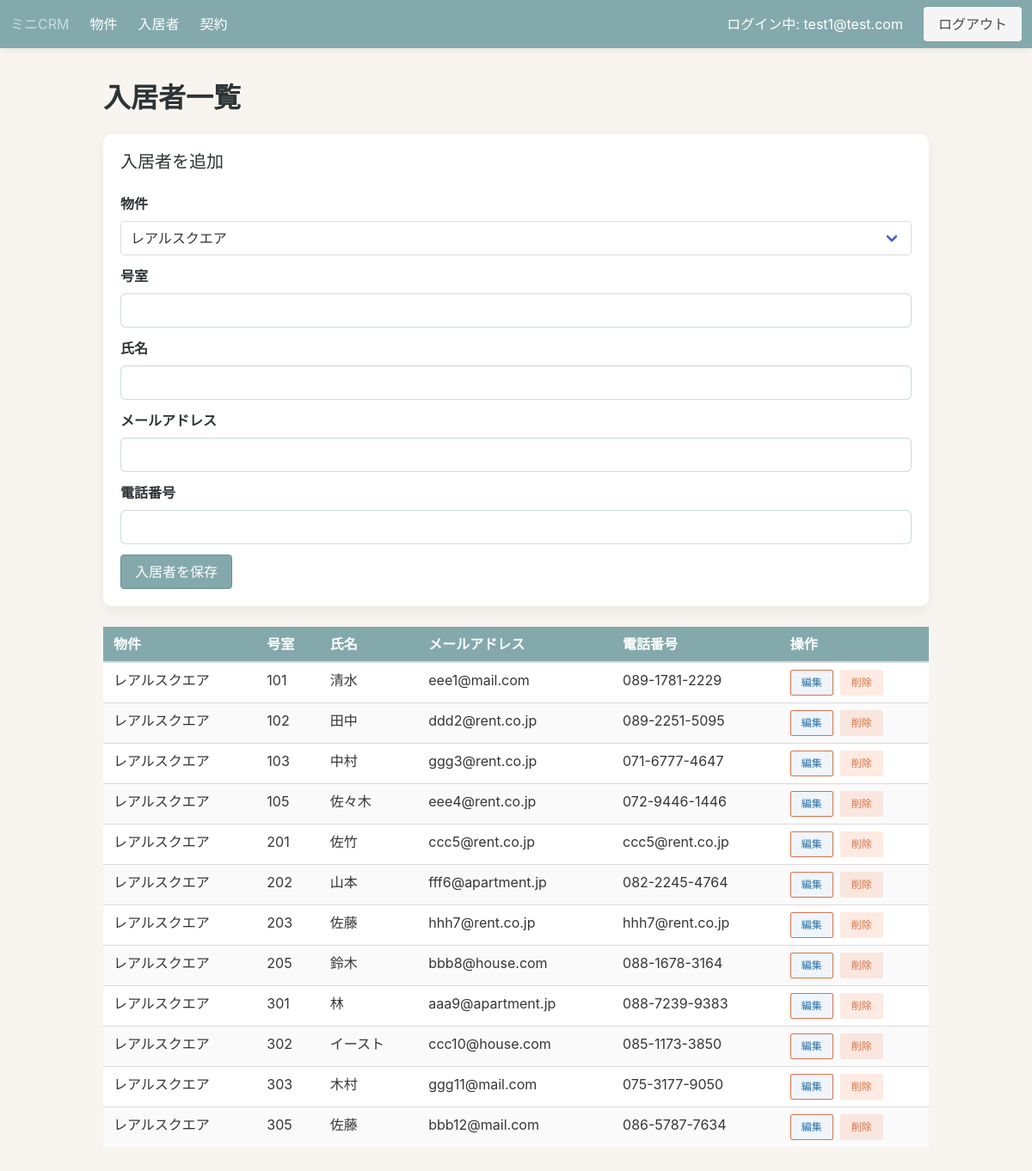
/tenants?property_id=5 (signed in), run on the app's committed database.
### app/models.py (models this page shows, shortened)
class TimestampMixin:
    created_at = db.Column(db.DateTime, server_default=db.func.now())
    updated_at = db.Column(
        db.DateTime,
        server_default=db.func.now(),
        onupdate=db.func.now(),
    )

class User(UserMixin, TimestampMixin, db.Model):
    id = db.Column(db.Integer, primary_key=True)
    email = db.Column(db.String(255), unique=True, nullable=False, index=True)
    password_hash = db.Column(db.String(255), nullable=False)
    role = db.Column(db.String(50), default="member", nullable=False)

class Tenant(TimestampMixin, db.Model):
    id = db.Column(db.Integer, primary_key=True)
    name = db.Column(db.String(120), nullable=False)
    email = db.Column(db.String(255), nullable=False)
    phone = db.Column(db.String(50), nullable=True)
    property_id = db.Column(db.Integer, db.ForeignKey("property.id"), nullable=True)
    unit_number = db.Column(db.String(50), nullable=True)
    leases = db.relationship("Lease", back_populates="tenant", cascade="all, delete-orphan")
    property = db.relationship("Property", back_populates="tenants")

class Property(TimestampMixin, db.Model):
    id = db.Column(db.Integer, primary_key=True)
    name = db.Column(db.String(120), nullable=False)
    address = db.Column(db.String(255), nullable=False)
    note = db.Column(db.Text, nullable=True)
    leases = db.relationship("Lease", back_populates="property", cascade="all, delete-orphan")
    tenants = db.relationship("Tenant", back_populates="property", cascade="all, delete-orphan")

### app/blueprints/core/routes.py (the view, shortened to what this page needs)
@core_bp.route("/tenants", methods=["GET", "POST"])
@login_required
def tenants():
    form = TenantForm()
    properties = Property.query.order_by(Property.name).all()
    property_choices = [(prop.id, prop.name) for prop in properties]
    form.property_id.choices = property_choices
    if not properties:
        flash("先に物件を登録してください。", "warning")
    property_ids = [choice[0] for choice in property_choices]
    selected_property_id = form.property_id.data if form.property_id.data in property_ids else None
    if selected_property_id is None:
        selected_property_id = request.args.get("property_id", type=int)
        if property_ids:
            if selected_property_id not in property_ids:
                selected_property_id = property_ids[0]
        else:
            selected_property_id = None
    edit_tenant_id = request.args.get("tenant_id", type=int)
    if edit_tenant_id is None:
        tenant_id_raw = (form.tenant_id.data or "").strip()
        if tenant_id_raw.isdigit():
            edit_tenant_id = int(tenant_id_raw)
    editing_tenant = None
    form.submit.label.text = "入居者を更新" if editing_tenant else "入居者を保存"
    if request.method == "GET" and selected_property_id is not None:
        form.property_id.data = selected_property_id
    tenants_query = (
        Tenant.query.options(joinedload(Tenant.property))
        .outerjoin(Property)
        .order_by(Property.name.asc(), Tenant.unit_number.asc(), Tenant.name.asc())
    )
    if selected_property_id is not None:
        tenants_query = tenants_query.filter(Tenant.property_id == selected_property_id)
    tenants_list = tenants_query.all()
    delete_forms = {}
    for tenant in tenants_list:
        delete_instance = DeleteTenantForm()
        delete_instance.tenant_id.data = tenant.id
        delete_forms[tenant.id] = delete_instance
    return render_template(
        "core/tenants_list.html",
        tenants=tenants_list,
        form=form,
        selected_property_id=selected_property_id,
        delete_forms=delete_forms,
        editing_tenant=editing_tenant,
    )

### app/blueprints/core/forms.py (shortened to what this page needs)
class TenantForm(FlaskForm):
    tenant_id = HiddenField(validators=[Optional()])
    property_id = SelectField("物件", coerce=int, validators=[DataRequired()])
    unit_number = StringField("号室", validators=[DataRequired()])
    name = StringField("氏名", validators=[DataRequired()])
    email = StringField("メールアドレス", validators=[Optional(), Email()])
    phone = StringField("電話番号", validators=[Optional()])
    submit = SubmitField("入居者を保存")

class DeleteTenantForm(FlaskForm):
    tenant_id = HiddenField(validators=[DataRequired()])
    next_url = HiddenField(validators=[Optional()])
    submit = SubmitField("削除")

### app/templates/core/tenants_list.html (shortened to what this page needs)
{% extends "base.html" %}
{% block content %}
  <h1 class="title">入居者一覧</h1>
  {% include "core/tenant_form.html" %}
  <table class="table is-fullwidth is-striped">
    <thead>
      <tr>
        <th>物件</th>
        <th>号室</th>
        <th>氏名</th>
        <th>メールアドレス</th>
        <th>電話番号</th>
        <th>操作</th>
      </tr>
    </thead>
    <tbody>
      {% for tenant in tenants %}
        <tr {% if editing_tenant and tenant.id == editing_tenant.id %}class="has-background-warning-light"{% endif %}>
          <td>{{ tenant.property.name if tenant.property else "-" }}</td>
          <td>{{ tenant.unit_number or "-" }}</td>
          <td>{{ tenant.name }}</td>
          <td>{{ tenant.email }}</td>
          <td>{{ tenant.phone or "-" }}</td>
          <td>
            <div class="buttons are-small">
              {% if editing_tenant and tenant.id == editing_tenant.id %}
                <span class="button is-static is-light">編集中</span>
              {% else %}
                <a
                  class="button is-info is-light"
                  href="{{ url_for('core.tenants', property_id=selected_property_id or tenant.property_id, tenant_id=tenant.id) }}"
                >編集</a>
              {% endif %}
              <form
                method="post"
                action="{{ url_for('core.delete_tenant', tenant_id=tenant.id) }}"
              >
                {{ delete_forms[tenant.id].submit(class="button is-danger is-light") }}
              </form>
            </div>
          </td>
        </tr>
      {% else %}
        <tr>
          <td colspan="6">入居者がまだ登録されていません。</td>
        </tr>
      {% endfor %}
    </tbody>
  </table>
{% endblock %}

### app/templates/base.html (shortened to what this page needs)
<!doctype html>
<html lang="en">
  <head>
    <link
      rel="stylesheet"
      href="https://cdn.jsdelivr.net/npm/bulma@0.9.4/css/bulma.min.css"
    >
    <link rel="stylesheet" href="{{ url_for('static', filename='css/theme.css') }}">
  </head>
  <body>
    <nav class="navbar" role="navigation" aria-label="main navigation">
      <div class="navbar-brand">
        <a class="navbar-item" href="{{ url_for('core.index') }}">ミニCRM</a>
      </div>
      <div class="navbar-menu">
        <div class="navbar-start">
          <a class="navbar-item" href="{{ url_for('core.properties') }}">物件</a>
          <a class="navbar-item" href="{{ url_for('core.tenants') }}">入居者</a>
          <a class="navbar-item" href="{{ url_for('core.leases') }}">契約</a>
        </div>
        <div class="navbar-end">
          {% if current_user.is_authenticated %}
            <div class="navbar-item">ログイン中: {{ current_user.email }}</div>
            <div class="navbar-item">
              <a class="button is-light" href="{{ url_for('auth.logout') }}">ログアウト</a>
            </div>
          {% endif %}
        </div>
      </div>
    </nav>
    <section class="section">
      <div class="container">
        {% block content %}{% endblock %}
      </div>
    </section>
  </body>
</html>

### app/static/css/theme.css (style rules this page uses)
:root { --crm-background: #f8f5f0; --crm-surface: #ffffff; --crm-text: #2d3436; --crm-muted: #6c7a89; --crm-primary: #84a9ac; --crm-primary-dark: #688f93; --crm-accent: #f08a5d; --crm-accent-dark: #d4744b; --crm-highlight: #c4dfe6; }
html, body { background-color: var(--crm-background); color: var(--crm-text); }
.navbar { background-color: var(--crm-primary); box-shadow: 0 2px 8px rgba(0, 0, 0, 0.08); }
.navbar .navbar-item, .navbar .navbar-link { color: var(--crm-surface); }
.table thead th { background-color: var(--crm-primary); color: var(--crm-surface); }
.table tbody tr:nth-child(even) { background-color: rgba(196, 223, 230, 0.35); }
.button.is-primary { background-color: var(--crm-primary); border-color: var(--crm-primary-dark); color: var(--crm-surface); }
.button.is-info { background-color: var(--crm-accent); border-color: var(--crm-accent-dark); color: var(--crm-surface); }
.button.is-danger.is-light { background-color: rgba(240, 138, 93, 0.18); color: var(--crm-accent-dark); }
.section { padding-top: 2.5rem; }
.title, .subtitle, label.label { color: var(--crm-text); }
input.input, textarea.textarea, select.select select { border-radius: 6px; border-color: rgba(132, 169, 172, 0.4); background: rgba(255, 255, 255, 0.96); }

### data on the page
User: email "test1@test.com"
Tenant: property "レアルスクエア", unit_number "101", name "清水", email "eee1@mail.com", phone "089-1781-2229"
Tenant: property "レアルスクエア", unit_number "102", name "田中", email "ddd2@rent.co.jp", phone "089-2251-5095"
Tenant: property "レアルスクエア", unit_number "103", name "中村", email "ggg3@rent.co.jp", phone "071-6777-4647"
Tenant: property "レアルスクエア", unit_number "105", name "佐々木", email "eee4@rent.co.jp", phone "072-9446-1446"
Tenant: property "レアルスクエア", unit_number "201", name "佐竹", email "ccc5@rent.co.jp", phone "ccc5@rent.co.jp"
Tenant: property "レアルスクエア", unit_number "202", name "山本", email "fff6@apartment.jp", phone "082-2245-4764"
Tenant: property "レアルスクエア", unit_number "203", name "佐藤", email "hhh7@rent.co.jp", phone "hhh7@rent.co.jp"
Tenant: property "レアルスクエア", unit_number "205", name "鈴木", email "bbb8@house.com", phone "088-1678-3164"
Tenant: property "レアルスクエア", unit_number "301", name "林", email "aaa9@apartment.jp", phone "088-7239-9383"
Tenant: property "レアルスクエア", unit_number "302", name "イースト", email "ccc10@house.com", phone "085-1173-3850"
Tenant: property "レアルスクエア", unit_number "303", name "木村", email "ggg11@mail.com", phone "075-3177-9050"
Tenant: property "レアルスクエア", unit_number "305", name "佐藤", email "bbb12@mail.com", phone "086-5787-7634"

### other printed values
{{ '入居者を編集' if editing_tenant else '入居者を追加' }} "入居者を追加"
